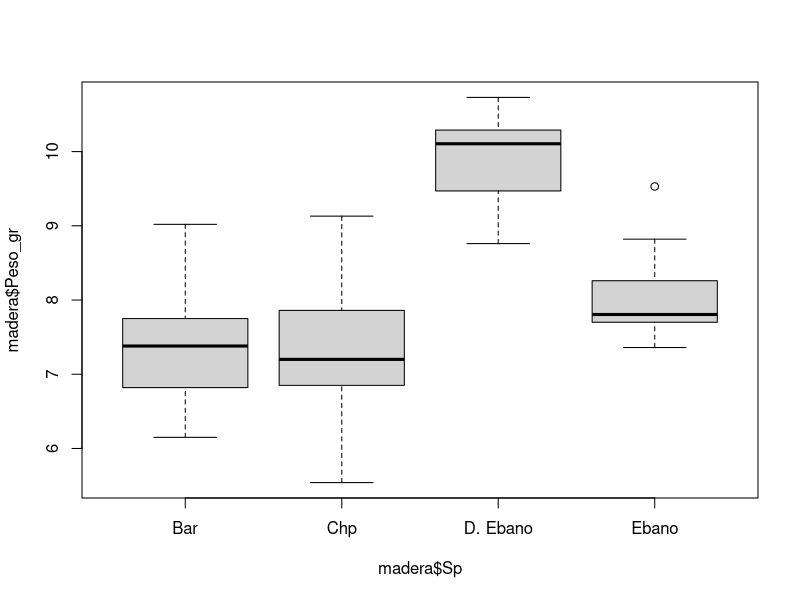

Generate this figure with R:
# Amanda
# Semana 8
# 10/03/2022
# Revisar datos peso madera 2x2x2
# BD madera

madera <- read.csv("BD.est.madera2x2.csv", header = T)

madera$Sp <- as.factor(madera$Sp)

boxplot(madera$Peso_gr ~ madera$Sp)

library(dplyr)

# alfa=0.05
# Ho= la variable peso de la Sp barreta es igual al peso de la muestra teórica
# H1= la variable peso de la Sp barreta es diferente 


# Comparación de una media teórica Mu=8.0 para Sp=Barreta

bar <- madera %>%
  filter(Sp=="Bar")

mean(bar$Peso_gr)

t.test(bar$Peso_gr, mu=8.0)
t.test(bar$Peso_gr, mu=7.5)
t.test(bar$Peso_gr, mu=7.45)
t.test(bar$Peso_gr, mu=7.38)
t.test(bar$Peso_gr, mu=7.4)

# Comparación de una media teórica Mu=8.5 para Sp=Chp

chp <- madera %>%
  filter(Sp=="Chp")

mean(chp$Peso_gr)
t.test(chp$Peso_gr, mu=8.5)
t.test(chp$Peso_gr, mu=7.4)
t.test(chp$Peso_gr, mu=7.48)

# Comparación de una media teórica Mu=12.00 para Sp=D.Eb

d.eb <- madera %>%
  filter(Sp=="D. Ebano")
mean(d.eb$Peso_gr)
t.test(d.eb$Peso_gr, mu=12)

# Comparación de una media teórica Mu=11.3 para Sp=D.Eb
t.test(d.eb$Peso_gr, mu=11.3)

# Comparación de una media teórica Mu=8.3 para Sp=Eb

Eb <- madera %>%
  filter(Sp=="Ebano")

mean(Eb$Peso_gr)
t.test(Eb$Peso_gr, mu=8.3)

# Comparación de una media teórica Mu=7.9 para Sp=Eb
t.test(Eb$Peso_gr, mu=7.9)
